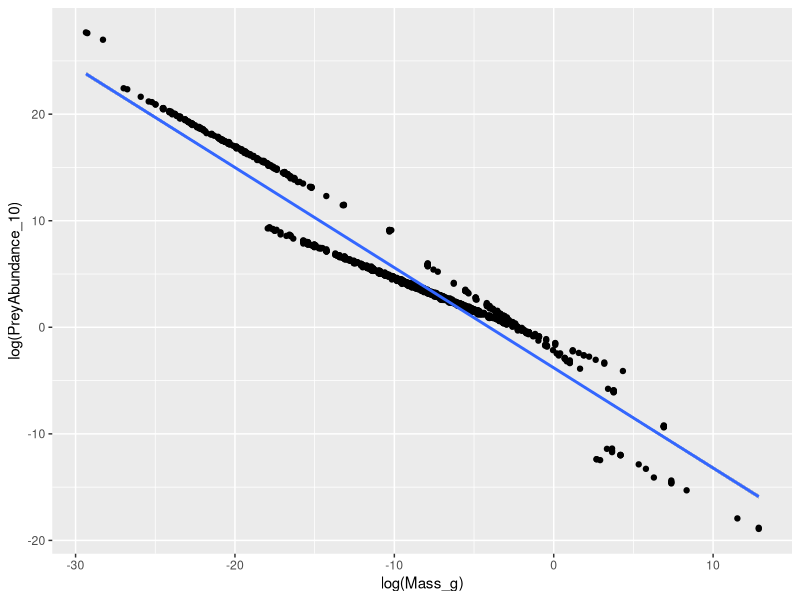
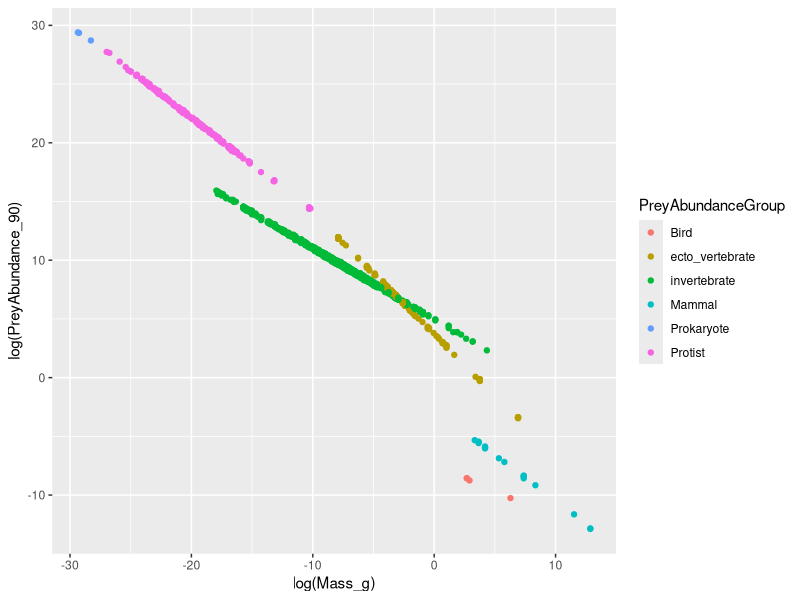
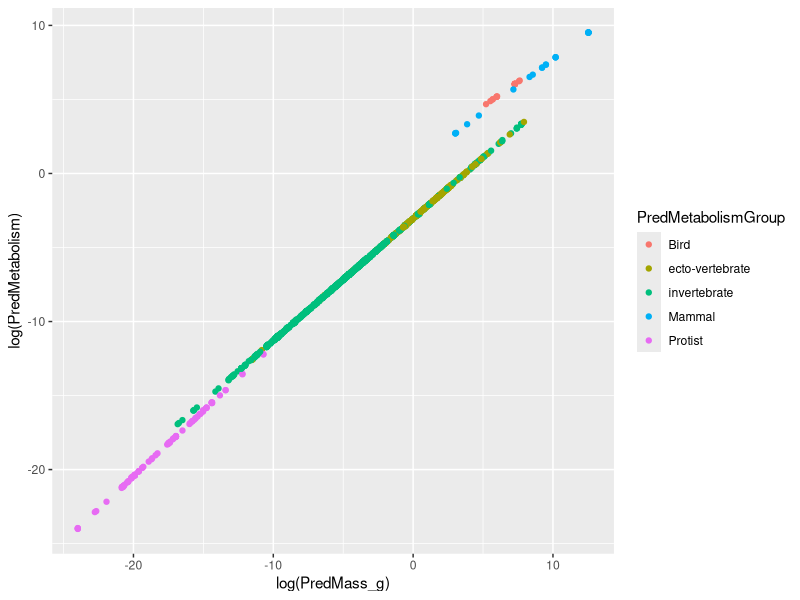
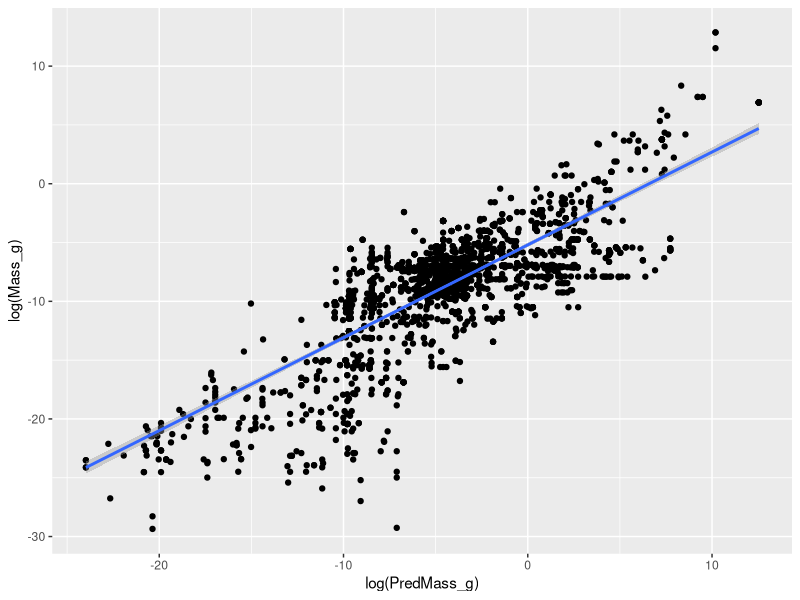
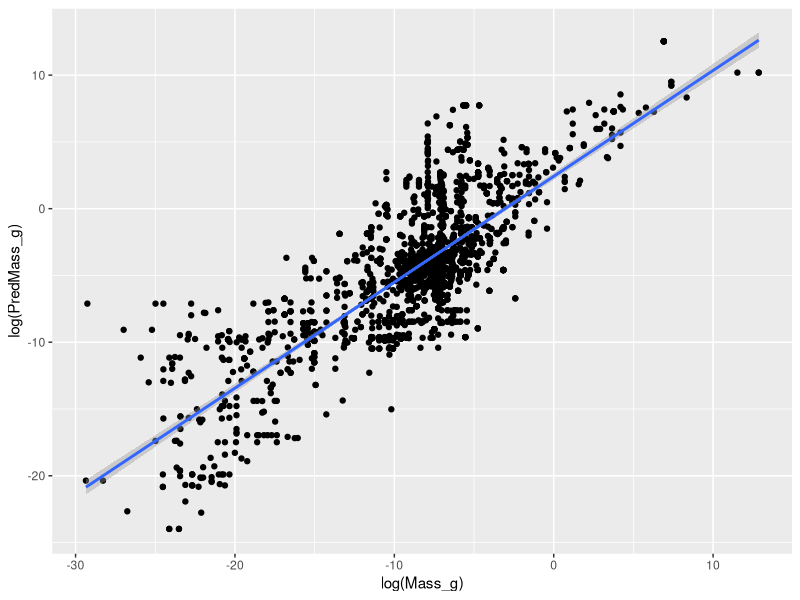
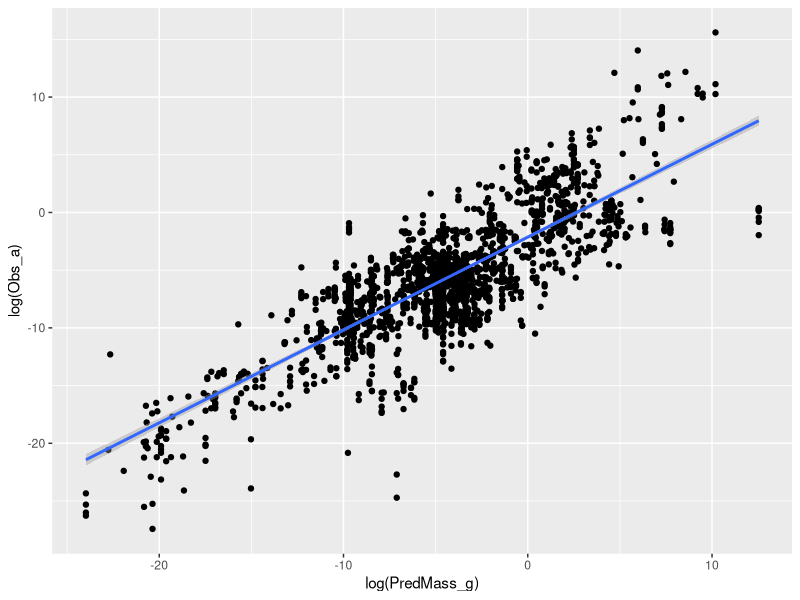
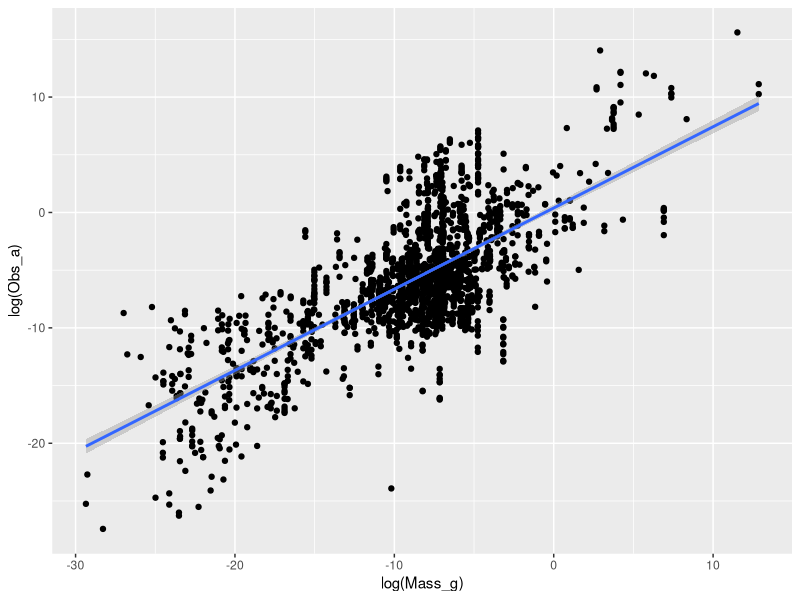
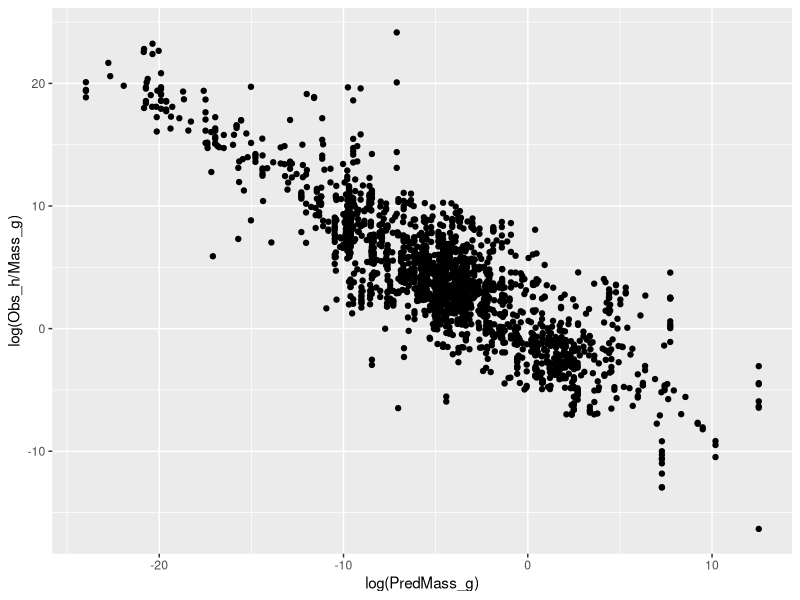

Reproduce these figures in R, in order.
################################################################################
### Allometric scaling predictions
################################################################################

### load packages

library(ggplot2); library(dplyr); library(cowplot); 

### load data

forage <- read.csv('forage_modified.csv')

forage <- forage %>% filter(Fittted.h..day. > 1e-6)

### change some column names

colnames(forage)[c(43,46)] <- c('Obs_a', 'Obs_h')

### get empirical scalings 

# Low prey density

lowdensfit <- lm(log(PreyAbundance_10) ~ log(Mass_g), data = forage)

ggplot(data = forage, aes(x = log(Mass_g), y = log(PreyAbundance_10))) + geom_point() + 
  geom_smooth(method = 'lm') 

# High Prey Density

highdensfit <- lm(log(PreyAbundance_90) ~ log(Mass_g), data = forage)

ggplot(data = forage, aes(x = log(Mass_g), y = log(PreyAbundance_90), color = PreyAbundanceGroup)) + geom_point()

# Predator Metabolism

demandfit <- lm(log(PredMetabolism) ~ log(PredMass_g), data = forage)

ggplot(data = forage, aes(x = log(PredMass_g), y = log(PredMetabolism), color = PredMetabolismGroup)) + geom_point()

# Prey and Predator Masses

predtopreyfit <- lm(log(Mass_g) ~ log(PredMass_g), data = forage) 

ggplot(data = forage, aes(x = log(PredMass_g), y = log(Mass_g))) + geom_point() + 
  geom_smooth(method = 'lm')

preytopredfit <- lm(log(PredMass_g) ~ log(Mass_g), data = forage)

ggplot(data = forage, aes(x = log(Mass_g), y = log(PredMass_g))) + geom_point() + 
  geom_smooth(method = 'lm')

### Space Clearance rate

summary(lm(log(Obs_a) ~ log(PredMass_g), data = forage))

confint(lm(log(Obs_a) ~ log(PredMass_g), data = forage))

ggplot(data = forage, aes(x = log(PredMass_g), y = log(Obs_a))) + geom_point( ) + 
  geom_smooth(method = 'lm')

lm(log(Obs_a) ~ log(Mass_g), data = forage)

ggplot(data = forage, aes(x = log(Mass_g), y = log(Obs_a))) + geom_point() + 
  geom_smooth(method = 'lm')

### Handling Time         

ggplot(data = forage, aes(x = log(PredMass_g), y = log(Obs_h/Mass_g))) + geom_point()

lm(log(Obs_h/Mass_g) ~ log(PredMass_g), data = forage)

confint(lm(log(Obs_h/Mass_g) ~ log(PredMass_g), data = forage))

### scaling plots for manuscript

scr_lines <- data.frame(slopes = c(0.8, 0.82), intercepts = c(-2.14, -0.42), lines = c('Observed', 'Predicted'))

scr_plot <- ggplot(data = forage, aes(x = log(PredMass_g), y = log(Obs_a))) + geom_point(alpha = 0.25) + 
  theme_cowplot() + xlab('log Predator Mass') + ylab('log Observed Space\nClearance Rate') + 
  geom_abline(aes(slope = slopes, intercept = intercepts, linetype = lines), data = scr_lines, linewidth = 1) + 
  labs(linetype = 'Line')
  
handling_lines <- data.frame(slopes = c(-0.85, -0.86), intercepts = c(0.24, 0.11), lines = c('Observed', 'Predicted'))

handling_plot <- ggplot(data = forage, aes(x = log(PredMass_g), y = log(Obs_h/Mass_g))) + geom_point(alpha = 0.25) + 
  theme_cowplot() + xlab('log Predator Mass') + ylab('log Handling Time/Prey Mass') +
  geom_abline(aes(slope = slopes, intercept = intercepts, linetype = lines), data = handling_lines, linewidth = 1) + 
  labs(linetype = 'Line')

### put plots together

together <- plot_grid(scr_plot, handling_plot, nrow = 1, labels = 'AUTO', axis = 'tblr', align = 'hv')

save_plot(filename = 'allometry_plot.png', plot = together, ncol = 2, nrow = 1, bg = 'white', base_asp = 1.4)





